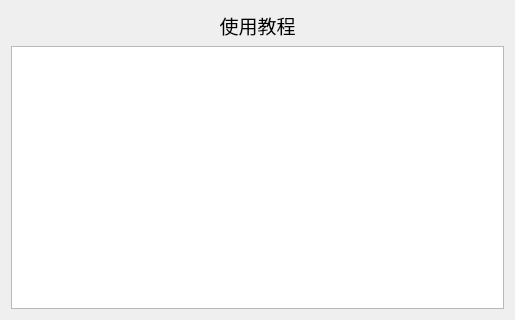
<?xml version="1.0" encoding="UTF-8"?>
<ui version="4.0">
 <class>TutorialWindow</class>
 <widget class="QWidget" name="TutorialWindow">
  <property name="geometry">
   <rect>
    <x>0</x>
    <y>0</y>
    <width>515</width>
    <height>320</height>
   </rect>
  </property>
  <property name="windowTitle">
   <string>教程</string>
  </property>
  <property name="windowIcon">
   <iconset>
    <normaloff>../icon/tutorial.png</normaloff>../icon/tutorial.png</iconset>
  </property>
  <layout class="QVBoxLayout" name="verticalLayout">
   <item>
    <widget class="QLabel" name="label">
     <property name="font">
      <font>
       <pointsize>14</pointsize>
      </font>
     </property>
     <property name="text">
      <string>使用教程</string>
     </property>
     <property name="alignment">
      <set>Qt::AlignCenter</set>
     </property>
    </widget>
   </item>
   <item>
    <widget class="QTextBrowser" name="textBrowser">
     <property name="font">
      <font>
       <pointsize>14</pointsize>
      </font>
     </property>
     <property name="horizontalScrollBarPolicy">
      <enum>Qt::ScrollBarAlwaysOff</enum>
     </property>
     <property name="openExternalLinks">
      <bool>true</bool>
     </property>
     <property name="openLinks">
      <bool>true</bool>
     </property>
    </widget>
   </item>
  </layout>
 </widget>
 <resources/>
 <connections/>
</ui>
